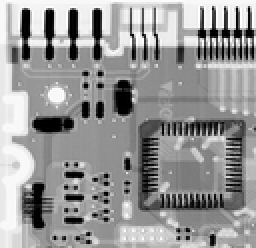
%> input picture HW4/image/task_2.png, 128 x 124 px, shrunk from 464 x 448 before the run (shown 2 times larger)
$ octave --eval "task2_4;"   (GNU Octave 9; MATLAB toolbox functions it lacks are replaced by stand-ins)
%> lines starting %> are read from the running program, lines starting %| are printed output that depends on the picture; in (x1, y1, x2, y2) boxes, pixels count from 0 and x2, y2 are one past the last pixel; in counts of white or black regions, pixels touching at a corner belong together; the program's own positions count from 1
%> in task2_4, input_img is the input picture: size 124x128x3 uint8; min 0, max 255, mean 151
### HW4/function/noise_maker.m
function [ output_img ] = noise_maker( input_img, flag, a, b )
%> called with flag = 1, a = 0.2, b = 0.2

%flag: 0-高斯噪声， 1-椒盐噪声
%a: 高斯噪声的均值 或 椒噪声的概率
%b: 高斯噪声的标准差 或 盐噪声的概率

%origin=imread(input_img);
[m,n,z]=size(input_img); %m-height, n-width
%> m = 124; n = 128; z = 3
if (z>1)
    input_img=rgb2gray(input_img);
%> input_img: size 124x128 uint8
end
f=double(input_img);

%generate gaussian noise
if (flag == 0)
    u1=rand(m,n);
    u2=rand(m,n);
    noise = sqrt(-2*log(u1)).*cos(2*pi*u2);
    noise = a + b*noise;
    %noise2 = normrnd(a,b,[m,n]);
    output_img= uint8(f + noise);
end

%generate salt and pepper noise
if (flag == 1)
    pepper_num=fix(a*m*n);
%> pepper_num = 3174
    salt_num=fix(b*m*n);
%> salt_num = 3174
    is_pepper=zeros(m,n); %if f(x,y) is pepper noise, is_pepper(x,y)=1
    is_salt=zeros(m,n);

    %generate pepper noise
    for i=1:pepper_num
        noise_x=fix(rand()*m);
        noise_y=fix(rand()*n);
        if (noise_x==0)
            noise_x=1;
        end
        if (noise_y==0)
            noise_y=1;
        end
        if (is_pepper(noise_x,noise_y)==0)
            is_pepper(noise_x,noise_y) = 1;
            f(noise_x,noise_y)=0;
        else i=i-1;
        end
    end
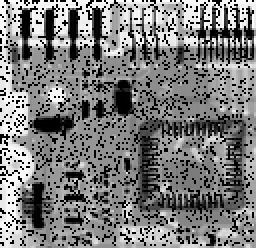
%> f: size 124x128 double (shown 2 times larger); min 0, max 255, mean 123.6
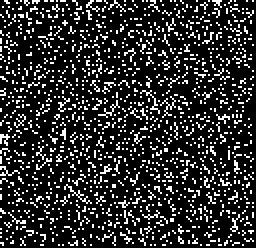
%> is_pepper: size 124x128 double (shown 2 times larger); values 0 (black) and 1 (white), 18% white in thin lines or dots

    %generate salt noise
    for i=1:salt_num
        noise_x=round(rand()*m);
        noise_y=round(rand()*n);
        if (noise_x==0)
            noise_x=1;
        end
        if (noise_y==0)
            noise_y=1;
        end
        if (is_pepper(noise_x,noise_y)==0 && is_salt(noise_x,noise_y)==0)
            is_salt(noise_x,noise_y) = 1;
            f(noise_x,noise_y)=255;
        else i=i-1;
        end

    end
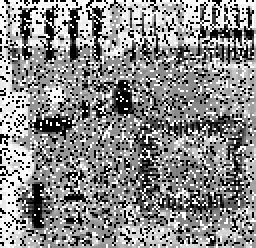
%> f: size 124x128 double (shown 2 times larger); 14.74% of pixels changed, all inside (x1, y1, x2, y2) = (0, 0, 128, 124)
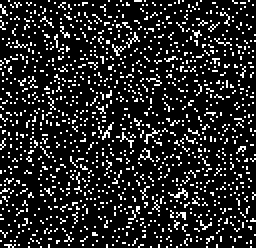
%> is_salt: size 124x128 double (shown 2 times larger); values 0 (black) and 1 (white), 14.8% white in thin lines or dots
    output_img=uint8(f);
end
imshow(output_img);

end

### HW4/function/filter2d.m
function [ output_img ] = filter2d( input_img, filter, Q )
%> called with Q = 0
%input_img:input image
%Q: variable of contraharmonic mean filter

%origin=imread(input_src);
[m,n,z]=size(input_img); %m-height, n-width, z=dimension
%> z = 1
if (z>1)
    input_img=rgb2gray(input_img);
end
f=double(input_img);

[s,t]=size(filter);
ss=(s-1)/2; %（高-1）/2
tt=(t-1)/2; %（宽-1）/2

output_img = zeros(m,n);
for i=1:m
    for j=1:n
        sum1=0; sum2=0;
        for a=-ss:ss
            for b=-tt:tt
                %是否越界，越界的则当成0
                 if (i+a>=1 && i+a<=m && j+b>=1 && j+b<=n)
                         sum1 = sum1 + (f(i+a,j+b)*filter(ss+1+a,tt+1+b))^(Q+1);
                         sum2 = sum2 + (f(i+a,j+b)*filter(ss+1+a,tt+1+b))^Q;
                 end
            end
        end
            output_img(i,j)=sum1/sum2;
    end
end
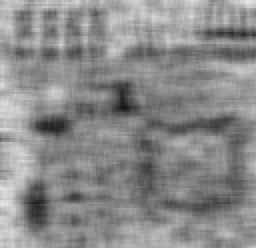
%> output_img: size 124x128 double (shown 2 times larger); min 22.09, max 229.5, mean 138.8

output_img=uint8(output_img);
%> output_img: size 124x128 uint8

end

### HW4/function/geometric_mean_filter.m
function [ output_img ] = geometric_mean_filter( input_img, filter)
%> called with filter = [1 1 1; 1 1 1; 1 1 1]
%UNTITLED 此处显示有关此函数的摘要
%   此处显示详细说明
[m,n,z]=size(input_img); %m-height, n-width, z=dimension
if (z>1)
    input_img=rgb2gray(input_img);
end
f=double(input_img);

[s,t]=size(filter);
ss=(s-1)/2; %（高-1）/2
tt=(t-1)/2; %（宽-1）/2

output_img = zeros(m,n);
for i=1:m
    for j=1:n
        product=1;
        for a=-ss:ss
            for b=-tt:tt
                %是否越界，越界的则当成0
                 if (i+a>=1 && i+a<=m && j+b>=1 && j+b<=n)
                         product = product * (f(i+a,j+b)*filter(ss+1+a,tt+1+b));
                 end
            end
        end
            output_img(i,j)=product^(1/(s*t));
    end
end
%> output_img: size 124x128 double

output_img=uint8(output_img);
%> output_img: size 124x128 uint8
end

### HW4/function/max_filter.m
function [ output_img ] = max_filter(input_img, filter)
%> called with filter = [1 1 1; 1 1 1; 1 1 1]
%UNTITLED 此处显示有关此函数的摘要
%   此处显示详细说明
[m,n,z]=size(input_img); %m-height, n-width, z=dimension
if (z>1)
    input_img=rgb2gray(input_img);
end
f=double(input_img);

[s,t]=size(filter);
ss=(s-1)/2; %（高-1）/2
tt=(t-1)/2; %（宽-1）/2

output_img = zeros(m,n);
for i=1:m
    for j=1:n
        temp=zeros(s,t);
        for a=-ss:ss
            for b=-tt:tt
                %是否越界，越界的则当成0
                 if (i+a>=1 && i+a<=m && j+b>=1 && j+b<=n)
                         temp(ss+1+a,tt+1+b)=f(i+a,j+b);
                 end
            end
        end
            output_img(i,j)=max(temp(:));
    end
end
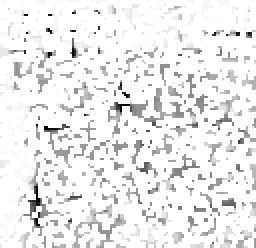
%> output_img: size 124x128 double (shown 2 times larger); min 1, max 255, mean 236.7
%> after the loop, temp = [154 158 0; 152 158 0; 0 0 0]

output_img=uint8(output_img);
%> output_img: size 124x128 uint8
subplot(1,2,1);
imshow(input_img);   %原图
title('Origin Image');

subplot(1,2,2);
imshow(output_img);  %滤波化后的图
title('Result Image');

end

### HW4/function/min_filter.m
function [ output_img ] = min_filter(input_img, filter)
%> called with filter = [1 1 1; 1 1 1; 1 1 1]
%UNTITLED 此处显示有关此函数的摘要
%   此处显示详细说明
[m,n,z]=size(input_img); %m-height, n-width, z=dimension
if (z>1)
    input_img=rgb2gray(input_img);
end
f=double(input_img);

[s,t]=size(filter);
ss=(s-1)/2; %（高-1）/2
tt=(t-1)/2; %（宽-1）/2

output_img = zeros(m,n);
for i=1:m
    for j=1:n
        temp=zeros(s,t);
        for a=-ss:ss
            for b=-tt:tt
                %是否越界，越界的则当成0
                 if (i+a>=1 && i+a<=m && j+b>=1 && j+b<=n)
                         temp(ss+1+a,tt+1+b)=f(i+a,j+b);
                 end
            end
        end
            output_img(i,j)=min(temp(:));
    end
end
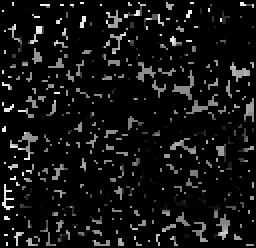
%> output_img: size 124x128 double (shown 2 times larger); min 0, max 248, mean 18.4

output_img=uint8(output_img);
%> output_img: size 124x128 uint8
subplot(1,2,1);
imshow(input_img);   %原图
title('Origin Image');

subplot(1,2,2);
imshow(output_img);  %滤波化后的图
title('Result Image');

end

### HW4/function/median_filter.m
function [ output_img ] = median_filter( input_img, filter)
%UNTITLED 此处显示有关此函数的摘要
%   此处显示详细说明
[m,n,z]=size(input_img); %m-height, n-width, z=dimension
if (z>1)
    input_img=rgb2gray(input_img);
end
f=double(input_img);

[s,t]=size(filter);
ss=(s-1)/2; %（高-1）/2
tt=(t-1)/2; %（宽-1）/2

output_img = zeros(m,n);
for i=1:m
    for j=1:n
        temp=zeros(s,t);
        for a=-ss:ss
            for b=-tt:tt
                %是否越界，越界的则当成0
                 if (i+a>=1 && i+a<=m && j+b>=1 && j+b<=n)
                         temp(ss+1+a,tt+1+b)=f(i+a,j+b);
                 end
            end
        end
            output_img(i,j)=median(temp(:));
    end
end

output_img=uint8(output_img);
end

### HW4/task2_4.m
function [ ] = task2_4()
%UNTITLED4 此处显示有关此函数的摘要
%   此处显示详细说明
input_img=imread('./image/task_2.png');
input_img=noise_maker(input_img,1,0.2,0.2);
filter3 = [1,1,1;1,1,1;1,1,1];
filter5 = [1,1,1,1,1,1,1,1,1;
            1,1,1,1,1,1,1,1,1;
            1,1,1,1,1,1,1,1,1;
            1,1,1,1,1,1,1,1,1;
            1,1,1,1,1,1,1,1,1];
a = filter2d(input_img,filter5,0); %算术
b = geometric_mean_filter(input_img, filter3); %几何
c = max_filter(input_img, filter3); %最大值
d = min_filter(input_img, filter3); %最小值
e = median_filter(input_img, filter5); %中值

subplot(2,3,1);
imshow(input_img);   %输入图像
title('添加了椒盐噪声后');

subplot(2,3,2);
imshow(a);  %滤波后的图
title('5x5算术均值滤波');

subplot(2,3,3);
imshow(b);  %滤波后的图
title('3x3几何均值滤波');

subplot(2,3,4);
imshow(c);  %滤波化后的图
title('3x3最大值滤波');

subplot(2,3,5);
imshow(d);  %滤波化后的图
title('3x3最小值滤波');

subplot(2,3,6);
imshow(e);  %滤波化后的图
title('5x5中值滤波');

end
%> (the run ends here)
